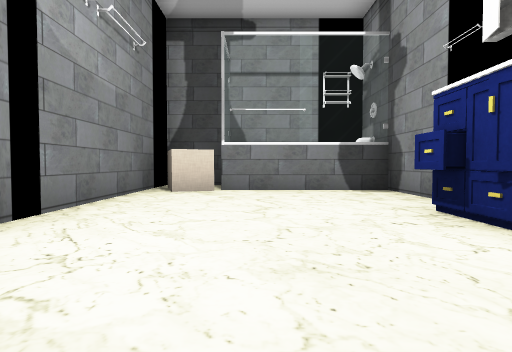
view 1 (above)

23 first-person views from a walk through a Unity game level. The camera is 0.51 m above the floor, tilts 2° down and sees 75° across. Doors are open. The floor is counted in squares, 1 m on a side. Each view is taken from the middle of a square. On the plan, view 1 faces up. The plan holds only what a view shows up to about 9 squares ahead; the rest is blank. The player is left out. Some surface patterns are stand-ins.

view 2
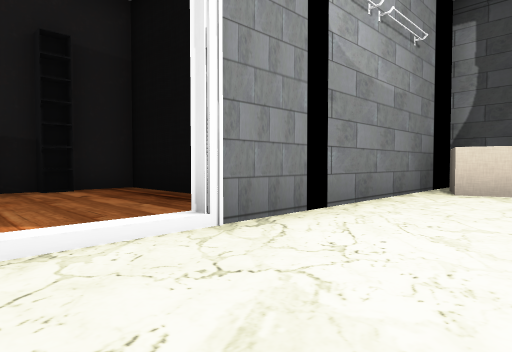

view 3
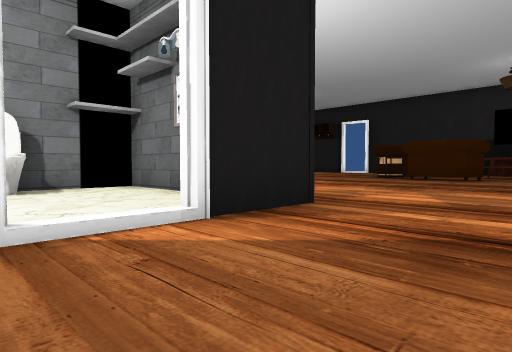

view 4
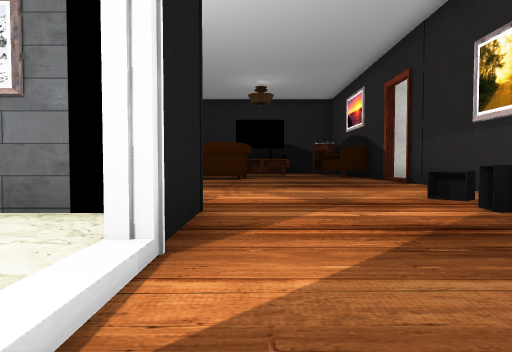

view 5
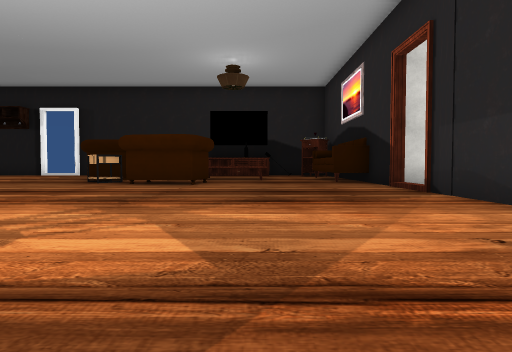

view 6
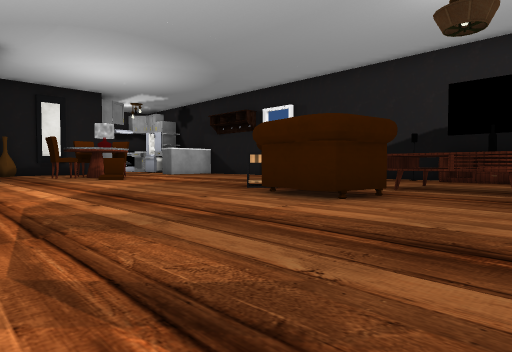

view 7
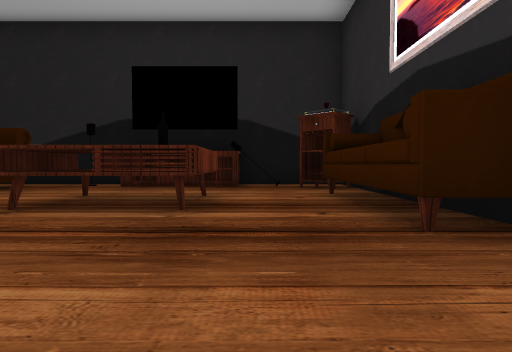

view 8
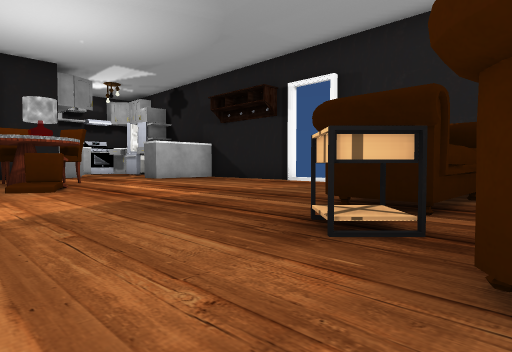

view 9
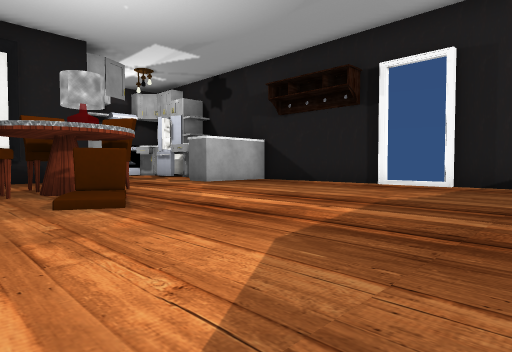

view 10
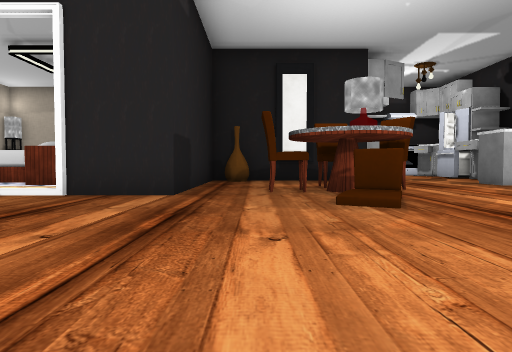

view 11
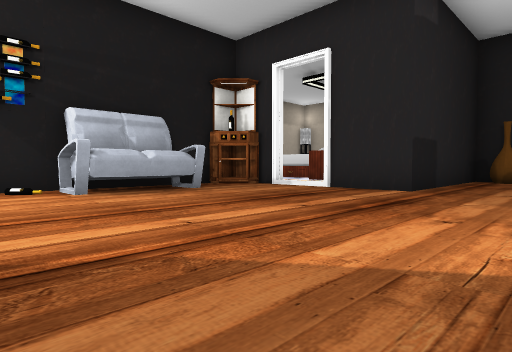

view 12
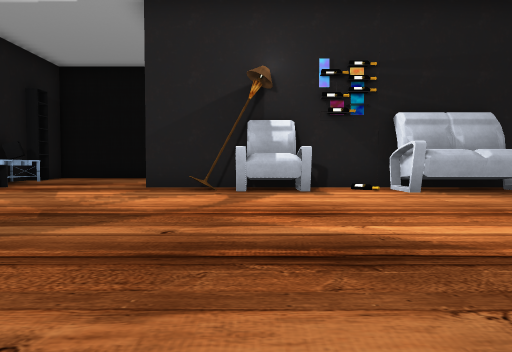

view 13
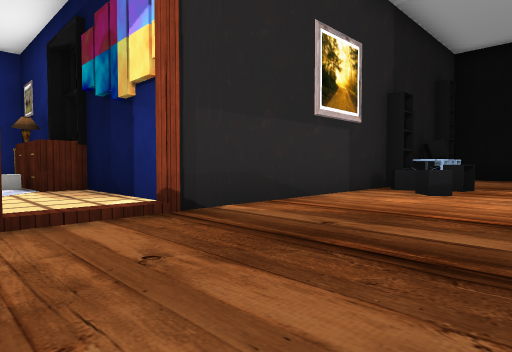

view 14
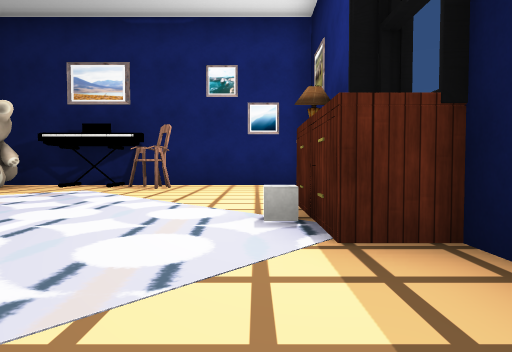

view 15
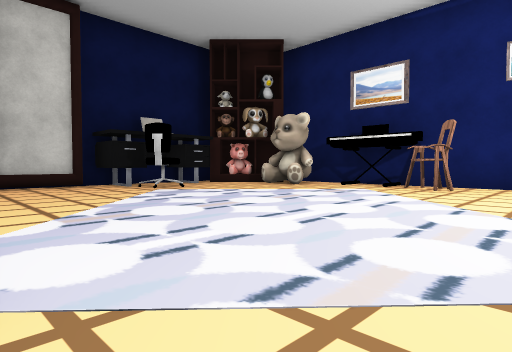

view 16
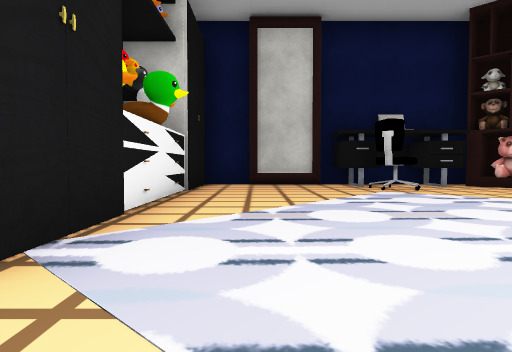

view 17
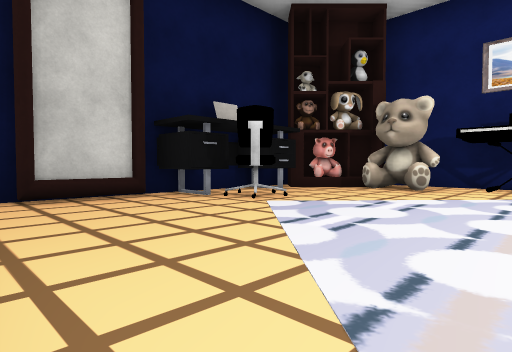

view 18
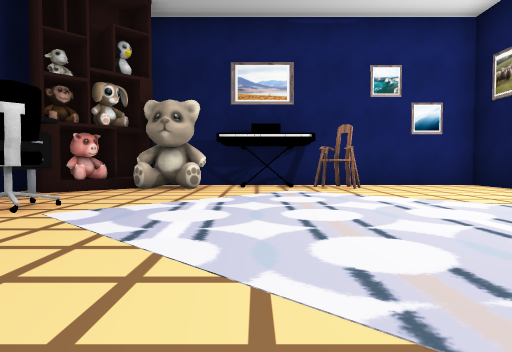

view 19
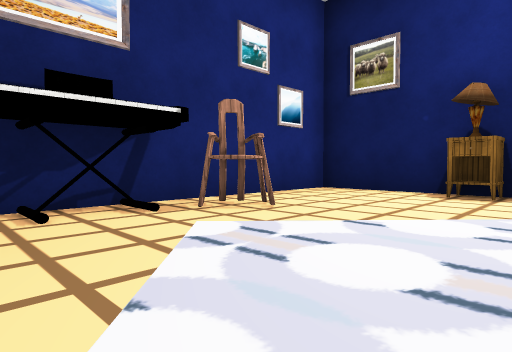

view 20
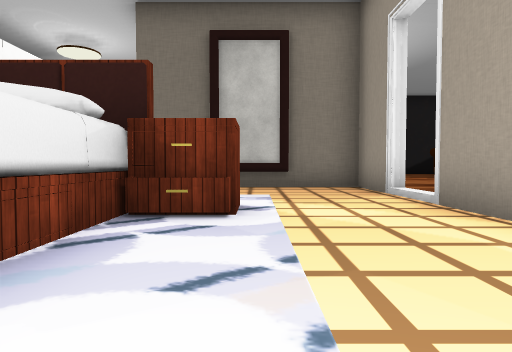

view 21
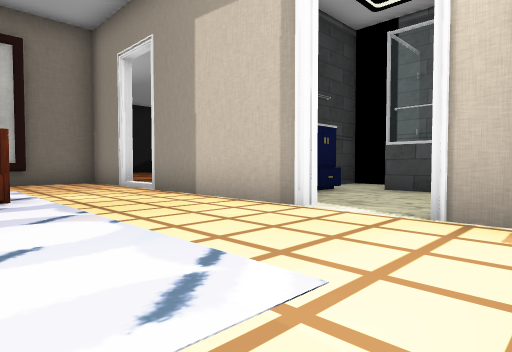

view 22
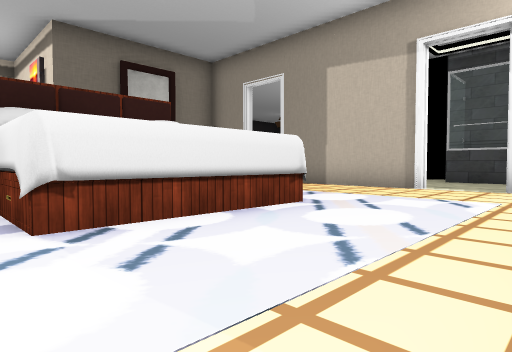

view 23
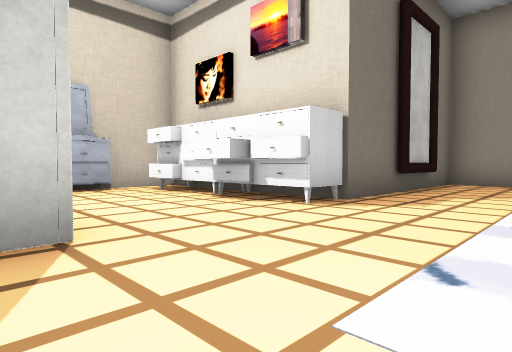

### Floor plan
Key: @ floor where view 1 was taken; # wall or solid block; x gap in a wall; . floor; D open door; T toilet; S shelf; C closet; F sofa; A cabinet; H chair; R rug; E dresser; O other object.
Columns run from 17 left of view 1 to 17 right of it. Each row starts with its distance up from view 1.
  8                ##
  7                #OOOO#
  6                #....#
  5                #....#
  4           ###  #....
  3           #... #...O     #.......
  2           O....#....   ..D......
  1           #...DD...T# ...D..
  0           OS...#.@..##...#.. OOO
 -1           S....##..   OO #.. O O
 -2           SS....#OO#OOO.A#..OO O
 -3           #S.....OO.OOO..#.OOOOO
 -4           #.............DD..      .
 -5           #..............#.........
 -6 ###    ####..............#OOO .....
 -7 #..OOOO...#..................OE...C
 -8 #....R....D..............H...OEE..C
 -9 #....O ...#....#O.......HH...OE...
-10 #H..    .C#....OOO......HOH...E..
-11 #..    ..CFF.... OO.......H   #.O
-12 O...  ...E F.OOO OO.......... ##
-13 #O.......OFF.OOO.O ..........
-14 #S.......C#......O  .......##
-15 #S..H....CAA.....OO ......
-16  SSOOOOO.C AOOOOO.. ..D..
-17   #######  ##   #####xDx

Where each view was taken, in squares from view 1:
view 1: 0 up, 0 right, facing up
view 2: 0 up, 0 right, facing up-left
view 3: 2 up, 5 left, facing down-right
view 4: 2 up, 3 left, facing down
view 5: 1 down, 4 left, facing down
view 6: 5 down, 5 left, facing down-right
view 7: 8 down, 5 left, facing down
view 8: 8 down, 1 left, facing down-right
view 9: 8 down, 2 right, facing down-right
view 10: 8 down, 2 right, facing right
view 11: 9 down, 1 right, facing up-right
view 12: 9 down, 0 right, facing up
view 13: 9 down, 4 left, facing up-left
view 14: 8 down, 9 left, facing left
view 15: 8 down, 9 left, facing down-left
view 16: 8 down, 10 left, facing down
view 17: 11 down, 9 left, facing down-left
view 18: 12 down, 9 left, facing left
view 19: 13 down, 13 left, facing up-left
view 20: 1 up, 10 right, facing down
view 21: 3 up, 11 right, facing down-left
view 22: 3 up, 15 right, facing down-left
view 23: 4 down, 17 right, facing down-left
